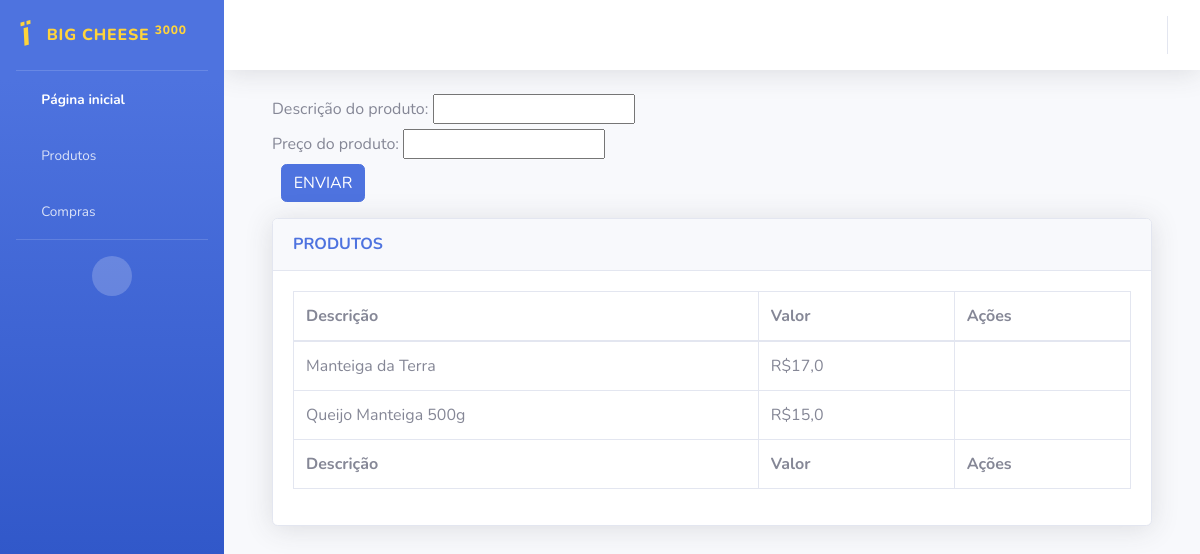
/Produtos/, run on the app's committed database.
### API/models.py (models this page shows, shortened)
class Produto(models.Model):
    pro_desc = models.CharField(max_length = 500, verbose_name = "Descrição do produto")
    pro_preco = models.FloatField(verbose_name = "Preço do produto")
    class Meta:
        verbose_name_plural = "Produtos"

### API/views.py (the view)
# urls.py: path('Produtos/', views.TabelaProdutos, name="tabelaProdutos"),
def TabelaProdutos(request):
    produtos = Produto.objects.all()
    if request.method == 'POST':
        form = produtoForm(request.POST)
        if form.is_valid():
            form.save()
            form = produtoForm()
    else:
        form = produtoForm()
    return render(request, 'tabelaProdutos.html', {'form': form, 'produtos': produtos})

### API/form.py
class produtoForm(ModelForm):
    class Meta:
        model = Produto
        fields = ["pro_desc", "pro_preco"]

### API/templates/tabelaProdutos.html (shortened to what this page needs)
{% load static %}
<!DOCTYPE html>
<html lang="en">
<head>
    <link href="{% static "fontawesome-free/css/all.min.css" %}" rel="stylesheet" type="text/css">
    <link href="{% static "css/sb-admin-2.min.css" %}" rel="stylesheet">
</head>
<body id="page-top">
    <div id="wrapper">
        <ul class="navbar-nav bg-gradient-primary sidebar sidebar-dark accordion" id="accordionSidebar">
            <a class="sidebar-brand d-flex align-items-center justify-content-center" href="{% url 'index' %}" style='color: #FFD43B;'>
                <div class="sidebar-brand-icon rotate-n-15">
                    <i class="fa-solid fa-cheese" style="color: #FFD43B;"></i>
                </div>
                <div class="sidebar-brand-text mx-3">BIG CHEESE <sup>3000</sup></div>
            </a>
            <hr class="sidebar-divider my-0">
            <li class="nav-item active">
                <a class="nav-link" href="{% url 'index' %}">
                    <i class="fas fa-fw fa-tachometer-alt"></i>
                    <span>Página inicial</span></a>
            </li>
            <li class="nav-item">
                    <a class="nav-link" href="{% url 'tabelaProdutos' %}">
                        <i class="fas fa-fw fa-table"></i>
                        <span>Produtos</span></a>
            </li>
            <li class="nav-item">
                    <a class="nav-link" href="{% url 'tabelaVendas' %}">
                        <i class="fas fa-fw fa-table"></i>
                        <span>Compras</span></a>
            </li>
            <hr class="sidebar-divider d-none d-md-block">
            <div class="text-center d-none d-md-inline">
                <button class="rounded-circle border-0" id="sidebarToggle"></button>
            </div>
        </ul>
        <div id="content-wrapper" class="d-flex flex-column">
            <div id="content">
                <nav class="navbar navbar-expand navbar-light bg-white topbar mb-4 static-top shadow">
                    <ul class="navbar-nav ml-auto">
                    </ul>
                </nav>
                <div class="container-fluid">
                    <div class="container-fluid">
                        <form method="POST" class="">
                            <div class="form-group">
                                {{ form }}
                                <input id="enviar" type="submit" value="ENVIAR" class="btn btn-primary" style="margin-left:1%">
                            </div>
                        </form>
                        <div class="card shadow mb-4">
                            <div class="card-header py-3">
                                <h6 class="m-0 font-weight-bold text-primary">PRODUTOS</h6>
                            </div>
                            <div class="card-body">
                                <div class="table-responsive">
                                    <table class="table table-bordered" id="dataTable" width="100%" cellspacing="0">
                                        <thead>
                                            <tr>
                                                <th>Descrição</th>
                                                <th>Valor</th>
                                                <th>Ações</th>
                                            </tr>
                                        </thead>
                                        <tfoot>
                                            <tr>
                                                <th>Descrição</th>
                                                <th>Valor</th>
                                                <th>Ações</th>
                                            </tr>
                                        </tfoot>
                                        <tbody>
                                            {% for Produto in produtos %}
                                            <tr>
                                                <td>{{ Produto.pro_desc }}</td>
                                                <td>R${{ Produto.pro_preco }}</td>
                                                <td> <a href="{% url 'editarproduto' Produto.id%}"><i class="fas fa-edit"></i></a>
                                                    <a href="{% url 'deletarproduto' Produto.id%}"><i class="fas fa-trash"></i></a>
                                            </tr>
                                            {% endfor %}
                                        </tbody>
                                    </table>
                                </div>
                            </div>
                        </div>
                    </div>
                </div>
                </div>
            </div>
        </div>
</body>
</html>

### data on the page
Produto: pro_desc "Manteiga da Terra", pro_preco "17,0"
Produto: pro_desc "Queijo Manteiga 500g", pro_preco "15,0"
